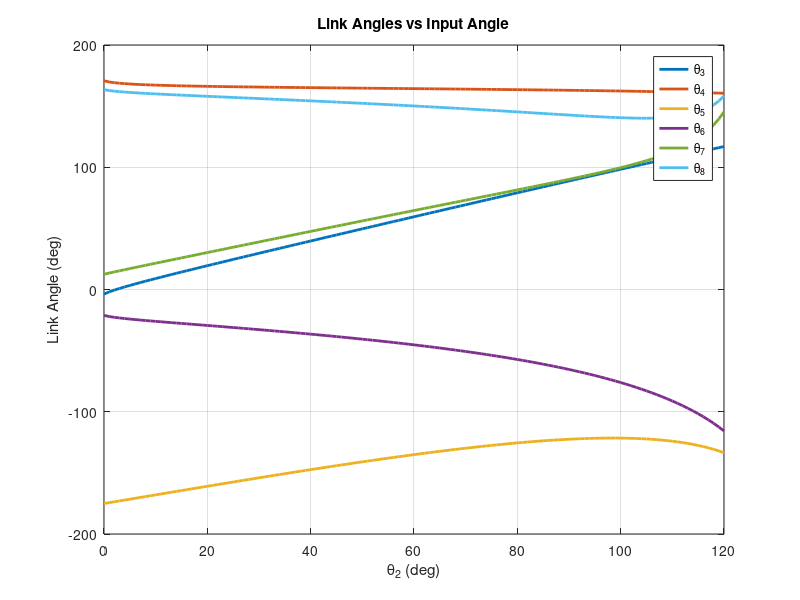
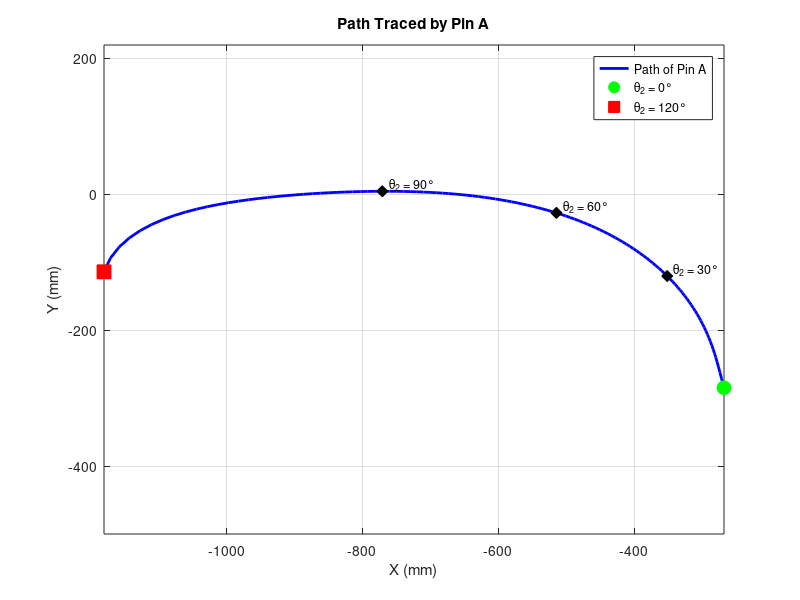

The MATLAB script that drew these images, in order: (Note: this script raises an error after producing the figures.)
% ENME 473 Project Deliverable 1 - Questions 3a & 3c
clc; clear; close all;

%% Known Values
R1 = sqrt(237.2^2 + 70.6^2);
R2 = 272.4;
R23 = 236.9;
R14 = 279.0;
R3 = 489.9;
R4 = 539.8;
R36 = 342.1;
R46 = 179.3;
R5 = 595.5;
R6 = 378.9;
R7 = 198.2;
R8 = 254.4;
RA = 336.9;         % distance from joint 7/8 to Pin A along link 8
theta1 = deg2rad(180 - atand(70.6/237.2));
alpha = deg2rad(3.2);
beta = deg2rad(3.5);
gamma = deg2rad(1.8);

% create the range of input angles
in = 0:120;
theta2_vals = deg2rad(in);

%% Posture Analysis (Newton-Raphson)

% store initial guesses
x = deg2rad([140 60 150 150 210 150])';

% create storage for angle values (radians)
theta23_vals = zeros(1, length(theta2_vals));
theta14_vals = zeros(1, length(theta2_vals));
theta46_vals = zeros(1, length(theta2_vals));
theta36_vals = zeros(1, length(theta2_vals));
theta8_vals  = zeros(1, length(theta2_vals));
theta7_vals  = zeros(1, length(theta2_vals));

% storage for Pin A coordinates
Ax = zeros(1, length(theta2_vals));
Ay = zeros(1, length(theta2_vals));

% storage for angular velocities
omegas = zeros(6, length(theta2_vals));
omega2 = 0.5; % input angular velocity (rad/s)

% loop through input values
for k = 1:length(theta2_vals)
    theta2 = theta2_vals(k);
    theta23 = x(1); theta14 = x(2); theta46 = x(3);
    theta36 = x(4); theta8  = x(5); theta7  = x(6);

    while true
        % store the force matrix
        f = [R2*cos(theta2-gamma) + R23*cos(theta23) - R14*cos(theta14) - R1*cos(theta1);
            R2*sin(theta2-gamma) + R23*sin(theta23) - R14*sin(theta14) - R1*sin(theta1);
            R2*cos(theta2-gamma) + R4*cos(theta23) + R46*cos(theta46) - R36*cos(theta36) - R3*cos(theta14+alpha) - R1*cos(theta1);
            R2*sin(theta2-gamma) + R4*sin(theta23) + R46*sin(theta46) - R36*sin(theta36) - R3*sin(theta14+alpha) - R1*sin(theta1);
            R2*cos(theta2-gamma) + R4*cos(theta23) + R6*cos(theta46) - R8*cos(theta8) + R7*cos(theta7) - R5*cos(theta36+beta) - R3*cos(theta14+alpha) - R1*cos(theta1);
            R2*sin(theta2-gamma) + R4*sin(theta23) + R6*sin(theta46) - R8*sin(theta8) + R7*sin(theta7) - R5*sin(theta36+beta) - R3*sin(theta14+alpha) - R1*sin(theta1)];

        % store the jacobian
        J = [-R23*sin(theta23),  R14*sin(theta14),              0,                    0,             0,            0;
            R23*cos(theta23), -R14*cos(theta14),              0,                    0,             0,            0;
            -R4*sin(theta23),   R3*sin(theta14+alpha), -R46*sin(theta46),  R36*sin(theta36),       0,            0;
            R4*cos(theta23),  -R3*cos(theta14+alpha),  R46*cos(theta46), -R36*cos(theta36),       0,            0;
            -R4*sin(theta23),   R3*sin(theta14+alpha), -R6*sin(theta46),   R5*sin(theta36+beta),  R8*sin(theta8), -R7*sin(theta7);
            R4*cos(theta23),  -R3*cos(theta14+alpha),  R6*cos(theta46),  -R5*cos(theta36+beta), -R8*cos(theta8),  R7*cos(theta7)];

        dx = J\f;
        x_new = x - dx;
        x_new = atan2(sin(x_new), cos(x_new));

        if norm(f,inf) < 1e-6 && norm(x_new - x,inf) < 1e-6
            x = x_new;
            break;
        end
        x = x_new;
        theta23 = x(1); theta14 = x(2); theta46 = x(3);
        theta36 = x(4); theta8  = x(5); theta7  = x(6);
    end

    % store posture results
    theta23_vals(k) = x(1);
    theta14_vals(k) = x(2);
    theta46_vals(k) = x(3);
    theta36_vals(k) = x(4);
    theta8_vals(k)  = x(5);
    theta7_vals(k)  = x(6);

    % velocity analysis: J * omega = -df/dtheta2 * omega2
    theta23 = x(1); theta14 = x(2); theta46 = x(3);
    theta36 = x(4); theta8  = x(5); theta7  = x(6);
    J = [-R23*sin(theta23),  R14*sin(theta14),              0,                    0,             0,            0;
          R23*cos(theta23), -R14*cos(theta14),              0,                    0,             0,            0;
         -R4*sin(theta23),   R3*sin(theta14+alpha), -R46*sin(theta46),  R36*sin(theta36),       0,            0;
          R4*cos(theta23),  -R3*cos(theta14+alpha),  R46*cos(theta46), -R36*cos(theta36),       0,            0;
         -R4*sin(theta23),   R3*sin(theta14+alpha), -R6*sin(theta46),   R5*sin(theta36+beta),  R8*sin(theta8), -R7*sin(theta7);
          R4*cos(theta23),  -R3*cos(theta14+alpha),  R6*cos(theta46),  -R5*cos(theta36+beta), -R8*cos(theta8),  R7*cos(theta7)];
    df_dt2 = [-R2*sin(theta2-gamma);
               R2*cos(theta2-gamma);
              -R2*sin(theta2-gamma);
               R2*cos(theta2-gamma);
              -R2*sin(theta2-gamma);
               R2*cos(theta2-gamma)];
    omegas(:,k) = J \ (-df_dt2 * omega2);

    % compute Pin A position: Origin -> R2 -> R4 -> R6 -> (R8+RA) extension
    % theta4 = theta23, theta6 = theta46
    Ax(k) = R2*cos(theta2-gamma) + R4*cos(x(1)) + R6*cos(x(3)) - R8*cos(x(5)) + RA*cos(x(5)+168);
    Ay(k) = R2*sin(theta2-gamma) + R4*sin(x(1)) + R6*sin(x(3)) - R8*sin(x(5)) + RA*sin(x(5)+168);
end

%% Post-process Angles

% convert to degrees with unwrapping
theta23_vals = rad2deg(unwrap(theta23_vals));
theta14_vals = rad2deg(unwrap(theta14_vals));
theta46_vals = rad2deg(unwrap(theta46_vals));
theta36_vals = rad2deg(unwrap(theta36_vals));
theta8_vals  = rad2deg(unwrap(theta8_vals));
theta7_vals  = rad2deg(unwrap(theta7_vals));

% calculate actual link angles using constraint equations
theta3_vals = theta14_vals + rad2deg(alpha);
theta4_vals = theta23_vals + rad2deg(gamma);
theta5_vals = theta36_vals + rad2deg(beta);
theta6_vals = theta46_vals;
theta7_vals = theta7_vals +180;
theta8_vals = theta8_vals +180;

outDir = fileparts(mfilename('fullpath'));

%% Plot 1: Link Angles vs Input Angle (Q3a)
figure
plot(in, theta3_vals, 'LineWidth', 2)
hold on
plot(in, theta4_vals, 'LineWidth', 2)
plot(in, theta5_vals, 'LineWidth', 2)
plot(in, theta6_vals, 'LineWidth', 2)
plot(in, theta7_vals, 'LineWidth', 2)
plot(in, theta8_vals, 'LineWidth', 2)
xlabel('\theta_2 (deg)')
ylabel('Link Angle (deg)')
title('Link Angles vs Input Angle')
legend('\theta_3','\theta_4','\theta_5','\theta_6','\theta_7','\theta_8','Location','best')
grid on
box on
exportgraphics(gcf, fullfile(outDir, 'ENME_473_Project_3a.png'), 'Resolution', 600);

%% Plot 2: Path Traced by Pin A (Q3c)
figure
plot(Ax, Ay, 'b-', 'LineWidth', 2)
hold on
% mark start and end points
plot(Ax(1),   Ay(1),   'go', 'MarkerSize', 10, 'MarkerFaceColor', 'g', 'DisplayName', '\theta_2 = 0°')
plot(Ax(end), Ay(end), 'rs', 'MarkerSize', 10, 'MarkerFaceColor', 'r', 'DisplayName', '\theta_2 = 120°')
% mark every 30 degrees
for idx = [31 61 91]  % theta2 = 30, 60, 90
    plot(Ax(idx), Ay(idx), 'kd', 'MarkerSize', 8, 'MarkerFaceColor', 'k', 'HandleVisibility', 'off')
    text(Ax(idx)+10, Ay(idx)+10, sprintf('\\theta_2 = %d°', in(idx)), 'FontSize', 9)
end
xlabel('X (mm)')
ylabel('Y (mm)')
title('Path Traced by Pin A')
legend('Path of Pin A', '\theta_2 = 0°', '\theta_2 = 120°', 'Location', 'best')
grid on
box on
axis equal
exportgraphics(gcf, fullfile(outDir, 'ENME_473_Project_3c.png'), 'Resolution', 600);

%% Write tables to Excel
filename = fullfile(outDir, 'Q3_Results.xlsx');

% Q3a - Link Angles
T_angles = table(in', theta3_vals', theta4_vals', theta5_vals', ...
    theta6_vals', theta7_vals', theta8_vals', ...
    'VariableNames', {'Theta2_deg','Theta3','Theta4','Theta5','Theta6','Theta7','Theta8'});
writetable(T_angles, filename, 'Sheet', 'Link Angles');

% Q3b - Angular Velocities
% omegas rows: [t23, t14, t46, t36, t8, t7]
T_vel = table(in', omegas(2,:)', omegas(1,:)', omegas(4,:)', ...
    omegas(3,:)', omegas(6,:)', omegas(5,:)', ...
    'VariableNames', {'Theta2_deg','omega3','omega4','omega5','omega6','omega7','omega8'});
writetable(T_vel, filename, 'Sheet', 'Angular Velocities');

% Q3c - Pin A Position
T_pinA = table(in', Ax', Ay', ...
    'VariableNames', {'Theta2_deg','X_A_mm','Y_A_mm'});
writetable(T_pinA, filename, 'Sheet', 'Pin A Position');

fprintf('Q3 results written to %s\n', filename);

%% Print summary tables for key angles
idx = [1 31 61 91 121]; % theta2 = 0, 30, 60, 90, 120

fprintf('\n=== Link Angles (degrees) ===\n');
fprintf('%10s %10s %10s %10s %10s %10s %10s\n', ...
    'Theta 2', 'Theta 3', 'Theta 4', 'Theta 5', 'Theta 6', 'Theta 7', 'Theta 8');
for k = idx
    fprintf('%10d %10.2f %10.2f %10.2f %10.2f %10.2f %10.2f\n', ...
        in(k), theta3_vals(k), theta4_vals(k), theta5_vals(k), ...
        theta6_vals(k), theta7_vals(k), theta8_vals(k));
end

fprintf('\n=== Angular Velocities (rad/s) ===\n');
fprintf('%10s %10s %10s %10s %10s %10s %10s\n', ...
    'Theta 2', 'omega3', 'omega4', 'omega5', 'omega6', 'omega7', 'omega8');
for k = idx
    fprintf('%10d %10.4f %10.4f %10.4f %10.4f %10.4f %10.4f\n', ...
        in(k), omegas(2,k), omegas(1,k), omegas(4,k), ...
        omegas(3,k), omegas(6,k), omegas(5,k));
end

fprintf('\n=== Pin A Position (mm) ===\n');
fprintf('%10s %12s %12s\n', 'Theta 2', 'X_A', 'Y_A');
for k = idx
    fprintf('%10d %12.2f %12.2f\n', in(k), Ax(k), Ay(k));
end
